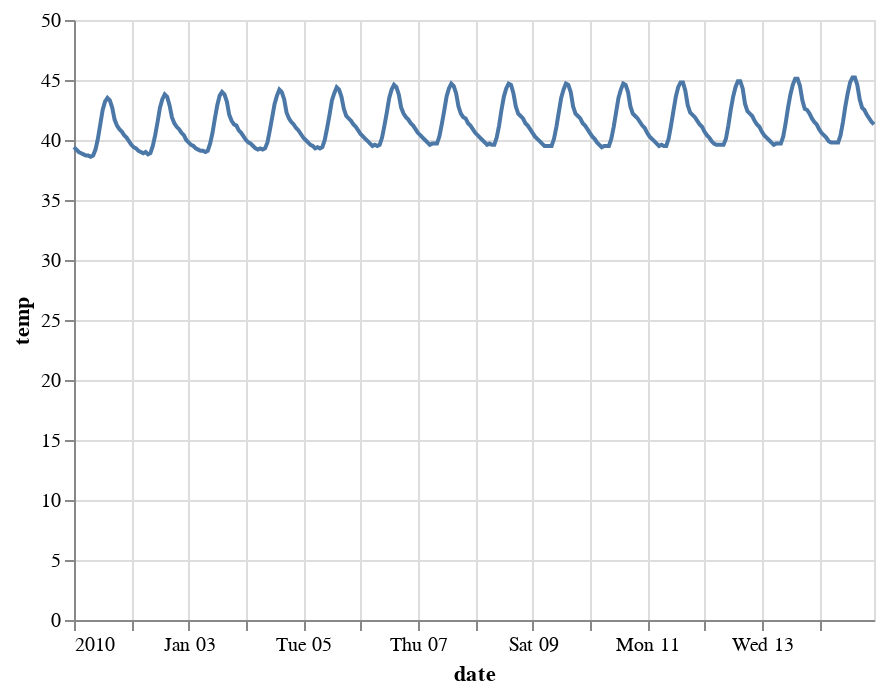

Here is the notebook cell this chart was saved with:
### Code cell
alt.Chart(temps).mark_line().encode(
x = 'date:T',
y = 'temp:Q'
)

### Figure 1 — Vega-Lite specification as saved in the notebook (floating-point values rounded to 4 significant figures; data arrays with more than 128 entries replaced by an {"elided": "..."} marker saying what was removed)
{"config": {"view": {"continuousWidth": 400, "continuousHeight": 300}}, "data": {"name": "data-29152d9ab7dcda1a65f1895ba9b7cc51"}, "mark": "line", "encoding": {"x": {"type": "temporal", "field": "date"}, "y": {"type": "quantitative", "field": "temp"}}, "$schema": "https://vega.github.io/schema/vega-lite/v4.8.1.json", "datasets": {"data-29152d9ab7dcda1a65f1895ba9b7cc51": {"elided": "336 records"}}}
